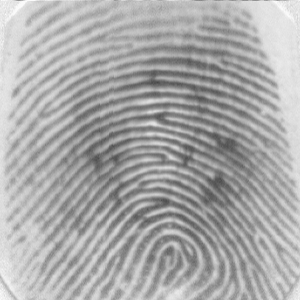
#> input picture Datasets/DB1_B/101_2.tif, 300 x 300 px, found by its file name; its folder holds 4 pictures in this run
$ python histogram_equalization.py out global
#> lines starting #> are read from the running program, lines starting #| are printed output that depends on the picture
import cv2
import os
import argparse
from hist.poshe import POSHE
from hist.wthe import WTHE
from hist.agcwd import AGCWD

def global_histogram_equalization(image):
    return cv2.equalizeHist(image)

def adaptive_histogram_equalization(image, clip_limit=2.0, tile_grid_size=(8, 8)):
    clahe = cv2.createCLAHE(clipLimit=clip_limit, tileGridSize=tile_grid_size)
    return clahe.apply(image)

def process_histogram_images(input_dir, output_dir, technique):
#> called with output_dir = 'out', technique = 'global'
    if not os.path.exists(output_dir):
        os.makedirs(output_dir)

    # temp = 0
    for filename in os.listdir(input_dir):
        if filename.endswith('.tif'):
            img_path = os.path.join(input_dir, filename)
            image = cv2.imread(img_path, 0)
#> image is the input picture: shape (300, 300); min 71, max 250, mean 169.5

            if image is None:
                print(f"Failed to load {filename}")
                continue

            if technique == 'global':
                processed_image = global_histogram_equalization(image)
#> in global_histogram_equalization, `return cv2.equalizeHist(image)`:
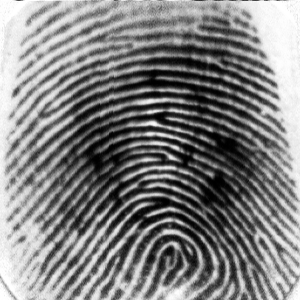
#> returned value: shape (300, 300); min 0, max 255, mean 128.6
            elif technique == 'local':
                processed_image = adaptive_histogram_equalization(image)
            elif technique == 'poshe':
                processed_image = POSHE(image)
            elif technique == 'wthe':
                processed_image = WTHE(image)
            elif technique == 'agcwd':
                processed_image = AGCWD(image)
            else:
                raise ValueError("duh.")

            output_path = os.path.join(output_dir, filename)
            cv2.imwrite(output_path, processed_image)
            print(f"Processed and saved: {filename} at {output_dir}")
#> pass 2 of the loop in process_histogram_images, `for filename in os.listdir(input_dir):`:
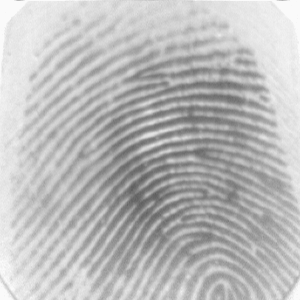
#> input picture Datasets/DB1_B/101_3.tif, 300 x 300 px, found by its file name
#> in process_histogram_images, image is the input picture: shape (300, 300); min 94, max 250, mean 186.8
#> in global_histogram_equalization (call 2), `return cv2.equalizeHist(image)`:
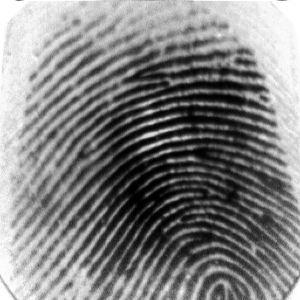
#> returned value: shape (300, 300); min 0, max 255, mean 128.6
#> pass 3 of the loop in process_histogram_images, `for filename in os.listdir(input_dir):`:
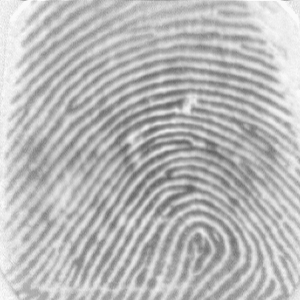
#> input picture Datasets/DB1_B/101_6.tif, 300 x 300 px, found by its file name
#> in process_histogram_images, image is the input picture: shape (300, 300); min 97, max 250, mean 185.1
#> in global_histogram_equalization (call 3), `return cv2.equalizeHist(image)`:
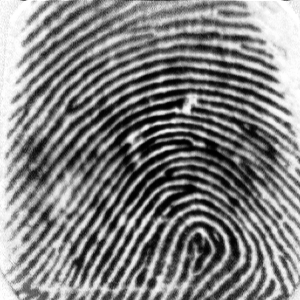
#> returned value: shape (300, 300); min 0, max 255, mean 128.7
#> the loop made 4 passes; the first 3 are shown

        # temp += 80
        # if temp >= 1:
        #     break

if __name__ == "__main__":
    parser = argparse.ArgumentParser()
    parser.add_argument('output_dir', type=str,)
    parser.add_argument('technique', type=str, choices=['global', 'local', 'poshe', 'wthe', 'agcwd'])

    args = parser.parse_args()

    process_histogram_images('F:\\College\\Minor Project - Shilpa Pandey\\Datasets\\DB1_B', args.output_dir, technique=args.technique)
